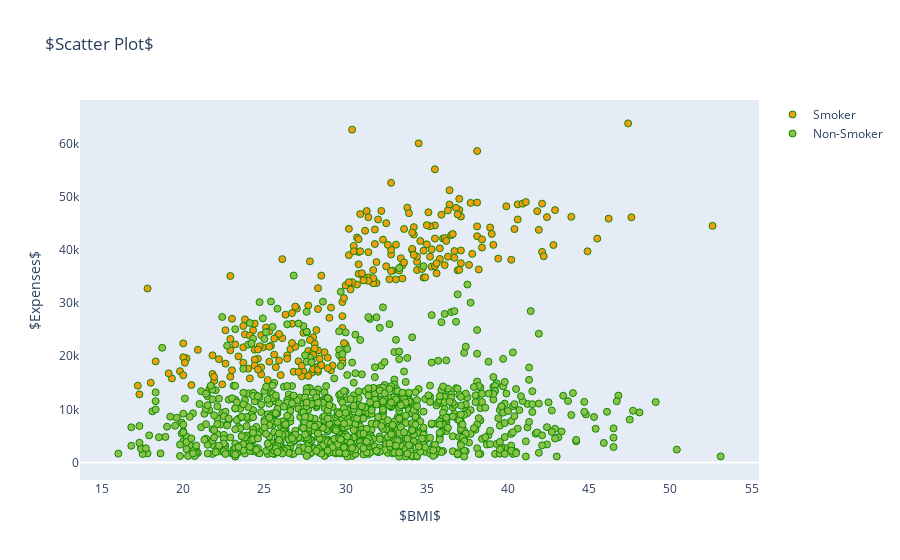

The code cell stored with this chart in its notebook:
### Code cell
trace0 = go.Scatter(x = insurance[insurance.smoker == 'yes'].bmi, 
                     y = insurance[insurance.smoker == 'yes'].expenses, mode = 'markers', name = 'Smoker',
                   marker = dict(size = 7, color = '#F39C12', symbol = 'circle', line = dict(width = 1, color = '#0E8700')))

trace1 = go.Scatter(x = insurance[insurance.smoker == 'no'].bmi, 
                     y = insurance[insurance.smoker == 'no'].expenses, mode = 'markers', name = 'Non-Smoker',
                   marker = dict(size = 7, color = '#8BC34A', symbol = 'circle', line = dict(width = 1, color = '#0E8700')))

layout = go.Layout(title = '$Scatter Plot$', xaxis = dict(title = '$BMI$', showgrid = False, showline = False),
                  yaxis = dict(title = '$Expenses$', showgrid = False, showline = False))

data = [trace0, trace1]

fig = go.Figure(data = data, layout = layout)
iplot(fig)

### Figure 1 — Plotly figure (JSON) as saved in the notebook; plotly's stock layout.template omitted (floating-point values rounded to 4 significant figures; data arrays with more than 128 entries replaced by an {"elided": "..."} marker saying what was removed)
{"data": [{"marker": {"color": "#F39C12", "line": {"color": "#0E8700", "width": 1}, "size": 7, "symbol": "circle"}, "mode": "markers", "name": "Smoker", "type": "scatter", "x": {"elided": "274 float values"}, "y": {"elided": "274 float values"}}, {"marker": {"color": "#8BC34A", "line": {"color": "#0E8700", "width": 1}, "size": 7, "symbol": "circle"}, "mode": "markers", "name": "Non-Smoker", "type": "scatter", "x": {"elided": "1064 float values"}, "y": {"elided": "1064 float values"}}], "layout": {"title": {"text": "$Scatter Plot$"}, "xaxis": {"showgrid": false, "showline": false, "title": {"text": "$BMI$"}}, "yaxis": {"showgrid": false, "showline": false, "title": {"text": "$Expenses$"}}}}
